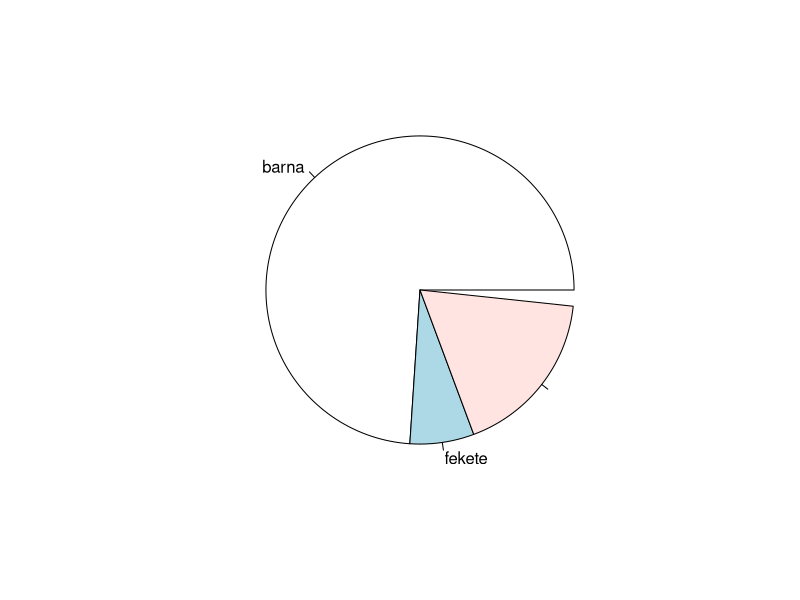

This figure's R source: (Note: this script raises an error after producing the figure.)
########## 2024.09.11 - gyakorlas ###########

setwd("C:/Users/cab/Desktop/Sigma") # munkakönyvtár beállítása
getwd()                             # M.K lekérése
dir()                               # M.K listázása

# adatb. letárolása 'kerdoiv' valtozoba
kerdoiv <- read.table('kerdoiv.csv', header=TRUE, sep=";", na.strings="", dec=",", strip.white=TRUE, stringsAsFactors=TRUE, fileEncoding = "")

#sorok/ mintaelem szám
nrow(kerdoiv)

summary(kerdoiv$Hajszin)

#adatb becsatolasa, nem kell ra kivatkozni
attach(kerdoiv)
summary(Hajszin)

#tablazat keszitese
table(Hajszin)

#relativ gyakorisag
prop.table(table(Hajszin))

#kordiagram
pie(table(Hajszin))

#oszlopdiagram
barplot(table(Hajszin))
